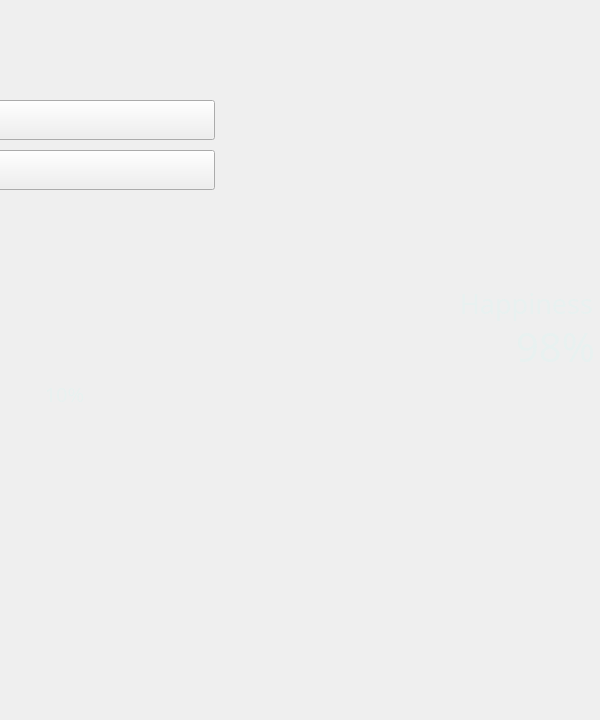
<?xml version="1.0" encoding="UTF-8"?>
<ui version="4.0">
 <class>Form</class>
 <widget class="QWidget" name="Form">
  <property name="enabled">
   <bool>true</bool>
  </property>
  <property name="geometry">
   <rect>
    <x>0</x>
    <y>0</y>
    <width>600</width>
    <height>720</height>
   </rect>
  </property>
  <property name="sizePolicy">
   <sizepolicy hsizetype="Fixed" vsizetype="Fixed">
    <horstretch>0</horstretch>
    <verstretch>0</verstretch>
   </sizepolicy>
  </property>
  <property name="windowTitle">
   <string>Form</string>
  </property>
  <widget class="QPushButton" name="buttonPredict">
   <property name="geometry">
    <rect>
     <x>-10</x>
     <y>100</y>
     <width>225</width>
     <height>40</height>
    </rect>
   </property>
   <property name="autoFillBackground">
    <bool>true</bool>
   </property>
   <property name="text">
    <string/>
   </property>
   <property name="flat">
    <bool>false</bool>
   </property>
  </widget>
  <widget class="QPushButton" name="buttonUpdate">
   <property name="geometry">
    <rect>
     <x>-10</x>
     <y>150</y>
     <width>225</width>
     <height>40</height>
    </rect>
   </property>
   <property name="text">
    <string/>
   </property>
  </widget>
  <widget class="QLabel" name="labelAsymmetry">
   <property name="geometry">
    <rect>
     <x>34</x>
     <y>369</y>
     <width>61</width>
     <height>50</height>
    </rect>
   </property>
   <property name="font">
    <font>
     <family>Century Gothic</family>
     <pointsize>15</pointsize>
    </font>
   </property>
   <property name="styleSheet">
    <string notr="true">color: rgb(232, 241, 240)</string>
   </property>
   <property name="text">
    <string>10%</string>
   </property>
   <property name="textFormat">
    <enum>Qt::AutoText</enum>
   </property>
   <property name="alignment">
    <set>Qt::AlignCenter</set>
   </property>
   <property name="margin">
    <number>-1</number>
   </property>
  </widget>
  <widget class="QLabel" name="labelEmotion">
   <property name="geometry">
    <rect>
     <x>412</x>
     <y>273</y>
     <width>181</width>
     <height>61</height>
    </rect>
   </property>
   <property name="font">
    <font>
     <family>Century Gothic</family>
     <pointsize>20</pointsize>
    </font>
   </property>
   <property name="styleSheet">
    <string notr="true">color: rgb(232, 241, 240)</string>
   </property>
   <property name="text">
    <string>Happiness</string>
   </property>
   <property name="textFormat">
    <enum>Qt::AutoText</enum>
   </property>
   <property name="alignment">
    <set>Qt::AlignRight|Qt::AlignTrailing|Qt::AlignVCenter</set>
   </property>
  </widget>
  <widget class="QLabel" name="labelPercent">
   <property name="geometry">
    <rect>
     <x>464</x>
     <y>321</y>
     <width>131</width>
     <height>51</height>
    </rect>
   </property>
   <property name="font">
    <font>
     <family>Century Gothic</family>
     <pointsize>30</pointsize>
    </font>
   </property>
   <property name="styleSheet">
    <string notr="true">color: rgb(232, 241, 240)</string>
   </property>
   <property name="text">
    <string>98%</string>
   </property>
   <property name="textFormat">
    <enum>Qt::AutoText</enum>
   </property>
   <property name="alignment">
    <set>Qt::AlignRight|Qt::AlignTrailing|Qt::AlignVCenter</set>
   </property>
  </widget>
  <widget class="QLabel" name="label">
   <property name="geometry">
    <rect>
     <x>464</x>
     <y>553</y>
     <width>131</width>
     <height>171</height>
    </rect>
   </property>
   <property name="text">
    <string/>
   </property>
   <property name="pixmap">
    <pixmap>Emotions.png</pixmap>
   </property>
  </widget>
  <widget class="QLabel" name="StateLabel">
   <property name="geometry">
    <rect>
     <x>8</x>
     <y>197</y>
     <width>201</width>
     <height>41</height>
    </rect>
   </property>
   <property name="font">
    <font>
     <family>Century Gothic</family>
     <pointsize>9</pointsize>
    </font>
   </property>
   <property name="text">
    <string/>
   </property>
   <property name="scaledContents">
    <bool>true</bool>
   </property>
   <property name="wordWrap">
    <bool>true</bool>
   </property>
  </widget>
  <widget class="QLabel" name="LoadingLabel">
   <property name="geometry">
    <rect>
     <x>221</x>
     <y>154</y>
     <width>31</width>
     <height>31</height>
    </rect>
   </property>
   <property name="font">
    <font>
     <stylestrategy>PreferAntialias</stylestrategy>
    </font>
   </property>
   <property name="text">
    <string/>
   </property>
   <property name="scaledContents">
    <bool>true</bool>
   </property>
  </widget>
 </widget>
 <resources/>
 <connections/>
</ui>
